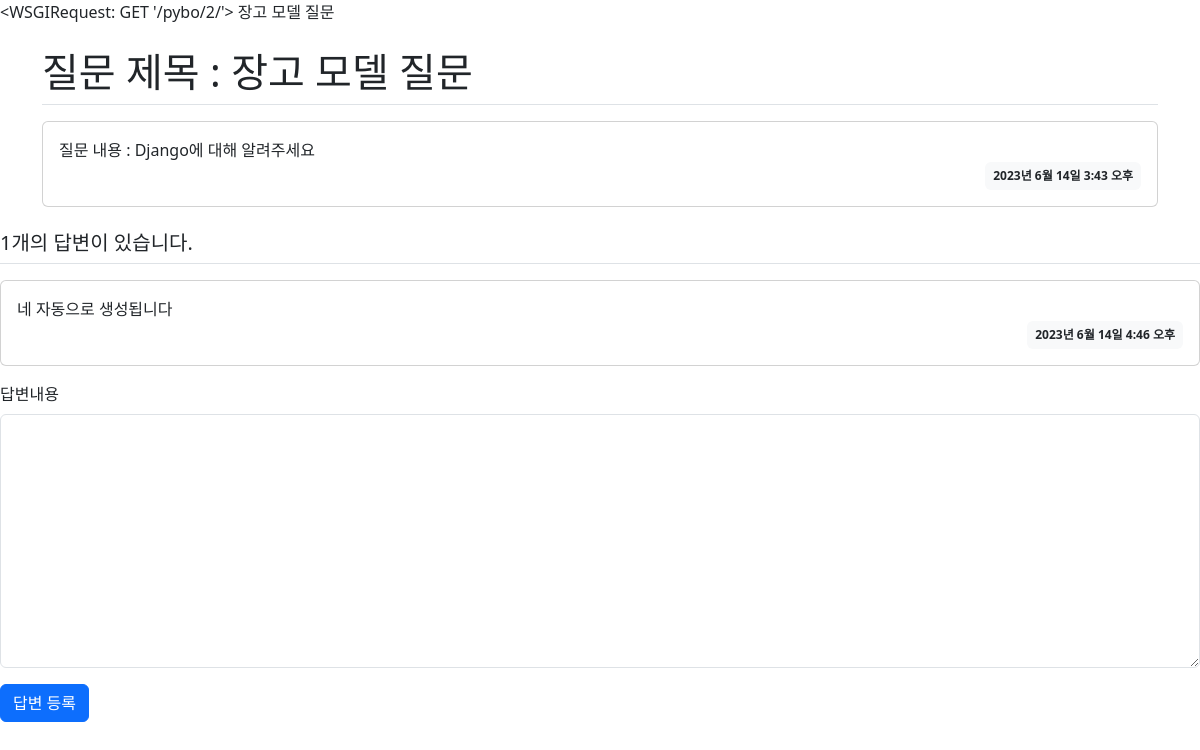
Screenshot of /pybo/2/ with the database file from the repository.
### pybo/models.py (models this page shows)
class Question(models.Model): # 테이블 이름 = 클래스명
    subject = models.CharField(max_length=200)
    content = models.TextField() # Char와 Text의 차이 = max_length로 글자제한 vs 무한 가능
    create_date = models.DateTimeField()
    def __str__(self):
        return self.subject # shell에서 Question.objects.all()하면 subject 로 표현해줌.

class Answer(models.Model):
    question = models.ForeignKey(Question, on_delete = models.CASCADE) # 외래키 : 외부에 있는 테이블을 가져와서 컬럼처럼 사용
    content = models.TextField()
    create_date = models.DateTimeField()

### pybo/views.py (the view)
# urls.py: path("<int:q_id>/", views.detail, name ='detail'), # pybo/1 로 가도록 q_id라는 내 URL 변수를 만든 것이다.
def detail(req, q_id): # 아까 urls.py에서 만든 <int:q_id> 를 detail 이 알아야한다.
    q = get_object_or_404(Question, pk=q_id)
    context = {'question' : q, 'request': req } # dictionary로 프론트단에 넘겨줄 데이터 포장
    return render(req, 'pybo/question_detail.html', context) # 요청, 템플릿을 누가받을건지, 넘겨줄내용

### templates/pybo/question_detail.html (shortened to what this page needs)
{% extends "pybo/base.html" %}
{% block my_content %}
<head>
</head>
<body>
    {{ request }} {{ question }}
    <div class="container my-3">
        <h1 class="border-bottom py-2"> 질문 제목 : {{ question.subject }}</h1>
        <div class="card my-3">
            <div class="card-body">
                <div class="card-text" style="white-space: pre-line;">질문 내용 : {{ question.content }}
                </div>
                <div class="d-flex justify-content-end">
                    <div class="badge bg-light text-dark p-2">
                        {{ question.create_date }}
                    </div>
                </div>
            </div>
        </div>
    </div>
    <h5 class="border-bottom my-3 py-2">{{ question.answer_set.count }}개의 답변이 있습니다.</h5>
    {% for a in question.answer_set.all %}
    <div class="card my-3">
        <div class="card-body">
            <div class="card-text" style="white-space: pre-line;">{{ a.content }}</div>
            <div class="d-flex justify-content-end">
                <div class="badge bg-light text-dark p-2">
                    {{ a.create_date }}
                </div>
            </div>
        </div>
    </div>
    {% endfor %}
    <form action="{% url 'pybo:answer_create' question.id %}" method="post" class="my-3">
        <div class="mb-3">
            <label for="content" class="form-label">답변내용</label>
            <textarea name="content" id="content" class="form-control" rows="10"></textarea>
        </div>
        <input type="submit" value="답변 등록" class="btn btn-primary">
    </form>
</body>
{% endblock %}

### rows the page displays
Question: subject "장고 모델 질문", content "Django에 대해 알려주세요", create_date "2023년 6월 14일 3:43 오후", answer_set.count "1"
Answer: content "네 자동으로 생성됩니다", create_date "2023년 6월 14일 4:46 오후"

### other values shown
{{ request }} "<WSGIRequest: GET '/pybo/2/'>"
